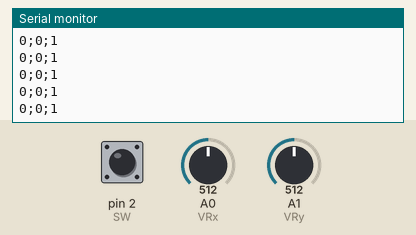
A sketch run on a simulated Arduino Uno, built with avr-gcc and run on an emulated ATmega328P. Shown: the last lines printed to the serial monitor. The test bench sets the inputs (shaded band); at power-on: A0 (VRx) = 512, A1 (VRy) = 512, pin 2 (SW) HIGH.

Above: at 1.2 s.
1.3 s: A0 (VRx) set to 499
At 2.2 s:
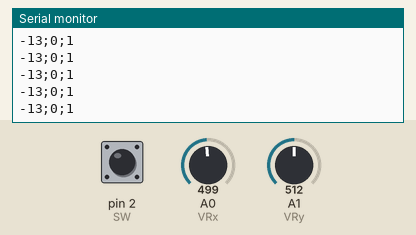
10.3 s: A1 (VRy) set to 621
At 11.4 s:
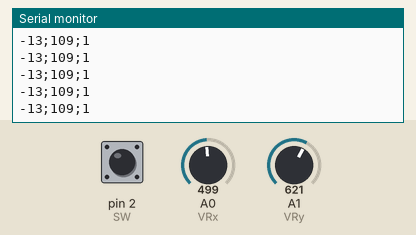
11.8 s: A1 (VRy) set to 603
At 12.4 s:
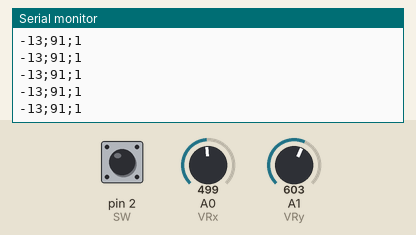
Timing chart, 0 to 14.8 s (numbered marks = the images above; inputs shaded):
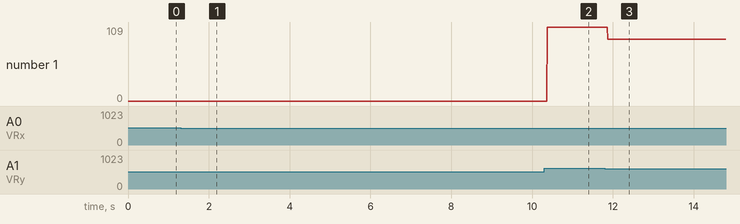

Measured:
- after the input at 1.3 s, the serial monitor: prints a new line after 0.07 s (image 1)
- after the input at 10.3 s, the serial monitor: prints a new line after 0.07 s (image 2)
- after the input at 11.8 s, the serial monitor: prints a new line after 0.07 s (image 3)
- plotted number 1: 0 → 109 after the input at 10.3 s, 109 → 91 after the input at 11.8 s

The sketch:

GY.ino
```cpp
int VRx = A0;
int VRy = A1;
int SW = 2;

int xPosition = 0;
int yPosition = 0;
int SW_state = 0;
int mapX = 0;
int mapY = 0;

void setup() {
  Serial.begin(9600);

  pinMode(VRx, INPUT);
  pinMode(VRy, INPUT);
  pinMode(SW, INPUT_PULLUP);

}

void loop() {
  xPosition = analogRead(VRx);
  yPosition = analogRead(VRy);
  SW_state = digitalRead(SW);
  mapX = map(xPosition, 0, 1023, -512, 512);
  mapY = map(yPosition, 0, 1023, -512, 512);

  Serial.print(mapX);
  Serial.print(";");
  Serial.print(mapY);
  Serial.print(";");
  Serial.println(SW_state);
}
```
